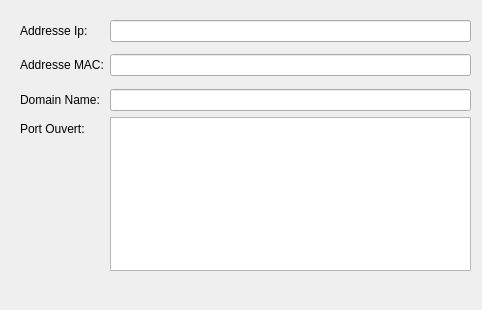
<?xml version="1.0" encoding="UTF-8"?>
<ui version="4.0">
 <class>DetailsUser</class>
 <widget class="QWidget" name="DetailsUser">
  <property name="geometry">
   <rect>
    <x>0</x>
    <y>0</y>
    <width>482</width>
    <height>310</height>
   </rect>
  </property>
  <property name="windowTitle">
   <string>Form</string>
  </property>
  <widget class="QWidget" name="formLayoutWidget">
   <property name="geometry">
    <rect>
     <x>20</x>
     <y>20</y>
     <width>451</width>
     <height>251</height>
    </rect>
   </property>
   <layout class="QFormLayout" name="formLayout">
    <item row="0" column="0">
     <widget class="QLabel" name="label">
      <property name="text">
       <string>Addresse Ip:</string>
      </property>
     </widget>
    </item>
    <item row="0" column="1">
     <widget class="QLineEdit" name="ipAddresse">
      <property name="readOnly">
       <bool>true</bool>
      </property>
     </widget>
    </item>
    <item row="2" column="0">
     <widget class="QLabel" name="label_2">
      <property name="text">
       <string>Addresse MAC:</string>
      </property>
     </widget>
    </item>
    <item row="2" column="1">
     <widget class="QLineEdit" name="macAddresse">
      <property name="readOnly">
       <bool>true</bool>
      </property>
     </widget>
    </item>
    <item row="4" column="0">
     <widget class="QLabel" name="label_3">
      <property name="text">
       <string>Domain Name:</string>
      </property>
     </widget>
    </item>
    <item row="4" column="1">
     <widget class="QLineEdit" name="domainName">
      <property name="readOnly">
       <bool>true</bool>
      </property>
     </widget>
    </item>
    <item row="1" column="1">
     <spacer name="verticalSpacer">
      <property name="orientation">
       <enum>Qt::Vertical</enum>
      </property>
      <property name="sizeHint" stdset="0">
       <size>
        <width>20</width>
        <height>10</height>
       </size>
      </property>
     </spacer>
    </item>
    <item row="3" column="1">
     <spacer name="verticalSpacer_2">
      <property name="orientation">
       <enum>Qt::Vertical</enum>
      </property>
      <property name="sizeHint" stdset="0">
       <size>
        <width>20</width>
        <height>40</height>
       </size>
      </property>
     </spacer>
    </item>
    <item row="5" column="0">
     <widget class="QLabel" name="label_4">
      <property name="text">
       <string>Port Ouvert:</string>
      </property>
     </widget>
    </item>
    <item row="5" column="1">
     <widget class="QTextEdit" name="portOpen">
      <property name="readOnly">
       <bool>true</bool>
      </property>
     </widget>
    </item>
   </layout>
  </widget>
 </widget>
 <resources/>
 <connections/>
</ui>
